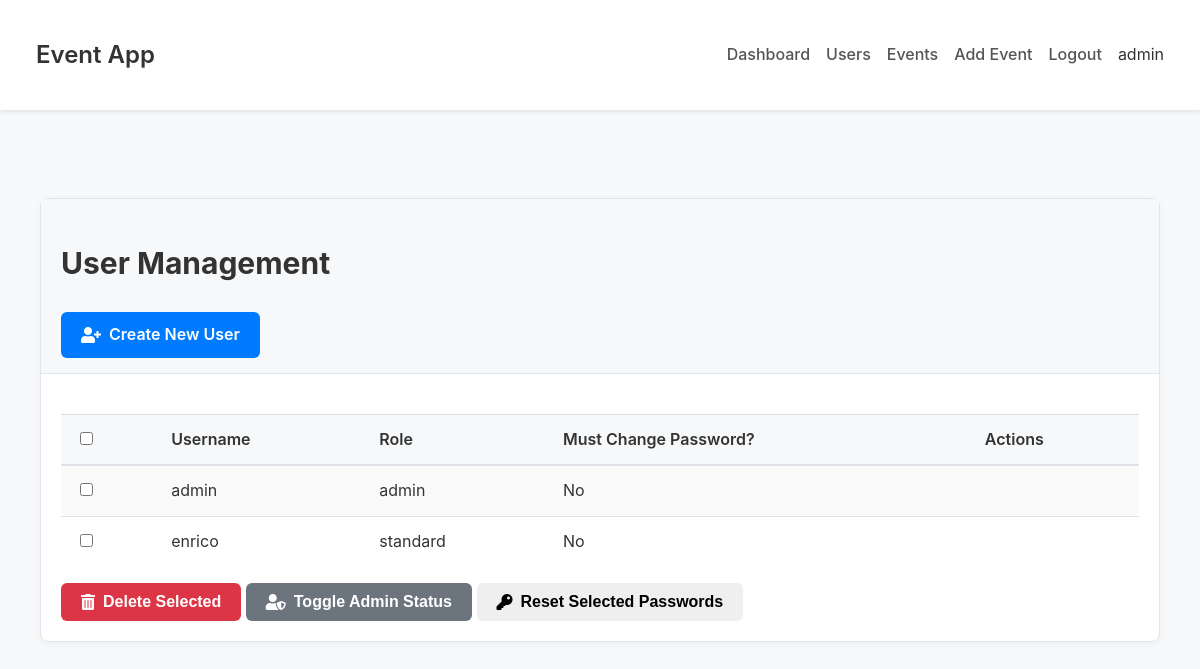
Page /admin/users (signed in) on the committed database.
### tables this page shows
CREATE TABLE users (
        id INTEGER PRIMARY KEY AUTOINCREMENT,
        username TEXT UNIQUE NOT NULL,
        password_hash TEXT NOT NULL,
        role TEXT NOT NULL CHECK(role IN ('admin', 'standard')),
        must_change_password INTEGER NOT NULL DEFAULT 0
    );

### app.py (the view)
@app.route('/admin/users')
@admin_required
def admin_users():
    db = get_db()
    users = db.execute('SELECT id, username, role, must_change_password FROM users').fetchall()
    return render_template('user_list.html', users=users, username=session['username'], role=session['role'])

### app.py (called while the page is built)
def get_db():
    if 'db' not in g:
        g.db = sqlite3.connect(DATABASE)
        g.db.row_factory = sqlite3.Row  # This makes rows behave like dicts
    return g.db

def admin_required(f):
    @wraps(f)
    def decorated_function(*args, **kwargs):
        if not session.get('logged_in') or session.get('role') != 'admin':
            flash('You do not have permission to access this page.', 'danger')
            return redirect(url_for('login'))
        return f(*args, **kwargs)
    return decorated_function

### templates/user_list.html (shortened to what this page needs)
{% extends "base.html" %}
{% block content %}
<div class="container mt-4">
    <div class="card">
        <div class="card-header d-flex justify-content-between align-items-center">
            <h2>User Management</h2>
            <a href="{{ url_for('create_user') }}" class="btn btn-primary">
                <i class="fas fa-user-plus"></i> Create New User
            </a>
        </div>
        <div class="card-body">
            {% if users %}
            <form method="post" id="user_actions_form">
                <div class="table-responsive">
                    <table class="table table-striped table-hover">
                        <thead class="thead-light">
                            <tr>
                                <th><input type="checkbox" id="select_all_users"></th>
                                <th>Username</th>
                                <th>Role</th>
                                <th>Must Change Password?</th>
                                <th class="text-right">Actions</th>
                            </tr>
                        </thead>
                        <tbody>
                            {% for user in users %}
                            <tr>
                                <td><input type="checkbox" name="user_ids" value="{{ user.id }}" class="user-checkbox"></td>
                                <td>{{ user.username }}</td>
                                <td>{{ user.role }}</td>
                                <td>{{ 'Yes' if user.must_change_password else 'No' }}</td>
                                <td class="text-right">
                                </td>
                            </tr>
                            {% endfor %}
                        </tbody>
                    </table>
                </div>
                <div class="mt-3 d-flex gap-2">
                    <button type="submit" form-action="{{ url_for('delete_selected_users') }}" class="btn btn-danger">
                        <i class="fas fa-trash-alt"></i> Delete Selected
                    </button>
                    <button type="submit" form-action="{{ url_for('toggle_selected_admin') }}" class="btn btn-secondary">
                        <i class="fas fa-user-shield"></i> Toggle Admin Status
                    </button>
                    <button type="submit" form-action="{{ url_for('reset_selected_passwords') }}" class="btn btn-warning">
                        <i class="fas fa-key"></i> Reset Selected Passwords
                    </button>
                </div>
            </form>
            {% else %}
            <p>No users found.</p>
            {% endif %}
        </div>
    </div>
</div>
{% endblock %}

### static/style.css (style rules this page uses)
body { font-family: -apple-system, BlinkMacSystemFont, "Segoe UI", Roboto, "Helvetica Neue", Arial, sans-serif; background-color: #f8f9fa; color: #333; line-height: 1.6; margin: 0; }
.container { max-width: 1200px; margin: auto; padding: 20px; }
.card { background-color: #fff; border: 1px solid #e1e4e8; border-radius: 8px; box-shadow: 0 2px 10px rgba(0, 0, 0, 0.05); margin-bottom: 20px; }
.card-header { background-color: #f6f8fa; padding: 15px 20px; border-bottom: 1px solid #e1e4e8; font-size: 1.25rem; font-weight: 600; }
.card-body { padding: 20px; }
.btn { padding: 10px 20px; border: none; border-radius: 6px; cursor: pointer; font-size: 16px; font-weight: 600; text-decoration: none; display: inline-flex; align-items: center; gap: 0.5rem; text-align: center; transition: background-color 0.3s ease, color 0.3s ease; }
.btn-primary { background-color: #007bff; color: white; }
.btn-secondary { background-color: #6c757d; color: white; }
.btn-danger { background-color: #dc3545; color: white; }
.table-responsive { overflow-x: auto; }
.table { width: 100%; border-collapse: collapse; margin-top: 20px; }
.table th, .table td { padding: 12px 15px; text-align: left; vertical-align: middle; border-top: 1px solid #dee2e6; }
.table thead th { background-color: #f6f8fa; font-weight: 600; border-bottom: 2px solid #dee2e6; }
.table-striped tbody tr:nth-of-type(odd) { background-color: rgba(0, 0, 0, 0.02); }
.mt-3 { margin-top: 1rem; }
.mt-4 { margin-top: 1.5rem; }
.text-right { text-align: right; }

### rows in the picture
users: username "admin", role "admin", must_change_password "No"
users: username "enrico", role "standard", must_change_password "No"

### other values in the picture
{{ session['username'] }} "admin"
